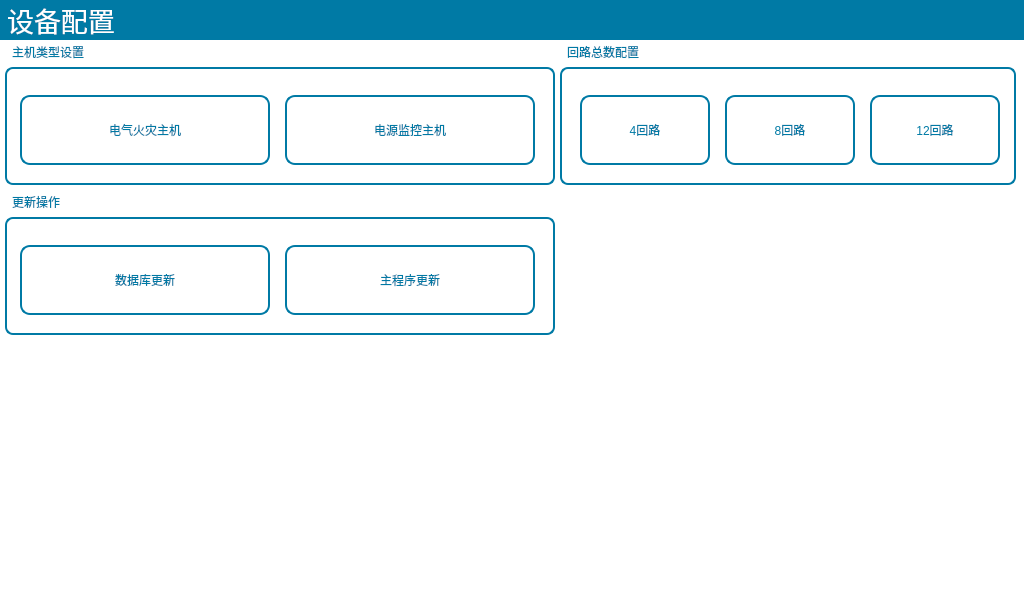
<?xml version="1.0" encoding="UTF-8"?>
<ui version="4.0">
 <class>ConfDevice</class>
 <widget class="QWidget" name="ConfDevice">
  <property name="geometry">
   <rect>
    <x>0</x>
    <y>0</y>
    <width>1024</width>
    <height>600</height>
   </rect>
  </property>
  <property name="windowTitle">
   <string>Form</string>
  </property>
  <property name="styleSheet">
   <string notr="true">QWidget#ConfDevice{
background-color: rgb(255, 255, 255);
}
QToolButton{
font: 20pt &quot;文泉驿等宽微米黑&quot;;
color:rgb(0, 122, 165);
border:2px solid rgb(0, 122, 165);
border-radius:10px;
background-color: rgb(255, 255, 255);
}
QLabel{
font: 16pt &quot;文泉驿等宽微米黑&quot;;
color:rgb(15, 41, 68);
}
QGroupBox{
font: 20pt &quot;文泉驿等宽微米黑&quot;;
color: rgb(0, 122, 165);
border:2px solid rgb(0, 122, 165);
border-radius:8px;
margin-top:22px;
}
QGroupBox:title{
subcontrol-origin: margin;
left: 5px;
}
QPushButton{
width:80px;
height:40px;
font: 20pt &quot;文泉驿等宽微米黑&quot;;
color: rgb(0, 0, 0);
border:2px solid rgb(0, 122, 165);
border-radius:10px;
}
</string>
  </property>
  <widget class="QLabel" name="lbTitle">
   <property name="geometry">
    <rect>
     <x>0</x>
     <y>0</y>
     <width>1024</width>
     <height>40</height>
    </rect>
   </property>
   <property name="font">
    <font>
     <family>文泉驿等宽微米黑</family>
     <pointsize>20</pointsize>
     <weight>50</weight>
     <italic>false</italic>
     <bold>false</bold>
    </font>
   </property>
   <property name="styleSheet">
    <string notr="true">font: 20pt &quot;文泉驿等宽微米黑&quot;;
color: rgb(255, 255, 255);
background-color:rgb(0, 122, 165);</string>
   </property>
   <property name="text">
    <string> 设备配置</string>
   </property>
  </widget>
  <widget class="QGroupBox" name="groupBox">
   <property name="geometry">
    <rect>
     <x>560</x>
     <y>45</y>
     <width>456</width>
     <height>140</height>
    </rect>
   </property>
   <property name="title">
    <string>回路总数配置</string>
   </property>
   <widget class="QToolButton" name="tBtn_4">
    <property name="geometry">
     <rect>
      <x>20</x>
      <y>50</y>
      <width>130</width>
      <height>70</height>
     </rect>
    </property>
    <property name="text">
     <string>4回路</string>
    </property>
   </widget>
   <widget class="QToolButton" name="tBtn_12">
    <property name="geometry">
     <rect>
      <x>310</x>
      <y>50</y>
      <width>130</width>
      <height>70</height>
     </rect>
    </property>
    <property name="text">
     <string>12回路</string>
    </property>
   </widget>
   <widget class="QToolButton" name="tBtn_8">
    <property name="geometry">
     <rect>
      <x>165</x>
      <y>50</y>
      <width>130</width>
      <height>70</height>
     </rect>
    </property>
    <property name="text">
     <string>8回路</string>
    </property>
   </widget>
  </widget>
  <widget class="QGroupBox" name="groupBox_3">
   <property name="geometry">
    <rect>
     <x>5</x>
     <y>45</y>
     <width>550</width>
     <height>140</height>
    </rect>
   </property>
   <property name="title">
    <string>主机类型设置</string>
   </property>
   <widget class="QToolButton" name="tBtnEFMQ">
    <property name="geometry">
     <rect>
      <x>15</x>
      <y>50</y>
      <width>250</width>
      <height>70</height>
     </rect>
    </property>
    <property name="text">
     <string>电气火灾主机</string>
    </property>
   </widget>
   <widget class="QToolButton" name="tBtnPMFE">
    <property name="geometry">
     <rect>
      <x>280</x>
      <y>50</y>
      <width>250</width>
      <height>70</height>
     </rect>
    </property>
    <property name="text">
     <string>电源监控主机</string>
    </property>
   </widget>
  </widget>
  <widget class="QGroupBox" name="groupBox_4">
   <property name="geometry">
    <rect>
     <x>5</x>
     <y>195</y>
     <width>550</width>
     <height>140</height>
    </rect>
   </property>
   <property name="title">
    <string>更新操作</string>
   </property>
   <widget class="QToolButton" name="tBtnUpdateApp">
    <property name="geometry">
     <rect>
      <x>280</x>
      <y>50</y>
      <width>250</width>
      <height>70</height>
     </rect>
    </property>
    <property name="text">
     <string>主程序更新</string>
    </property>
   </widget>
   <widget class="QToolButton" name="tBtnUpdateDB">
    <property name="geometry">
     <rect>
      <x>15</x>
      <y>50</y>
      <width>250</width>
      <height>70</height>
     </rect>
    </property>
    <property name="text">
     <string>数据库更新</string>
    </property>
   </widget>
  </widget>
 </widget>
 <resources/>
 <connections/>
</ui>
